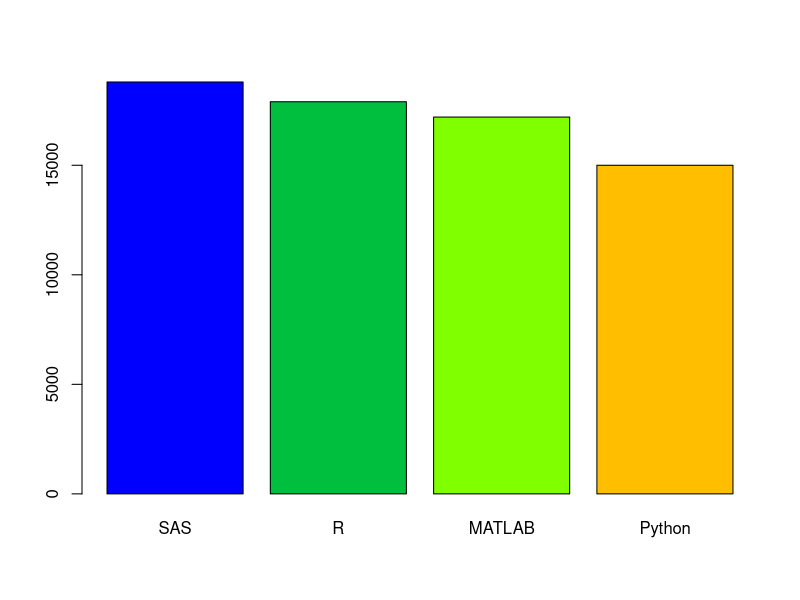
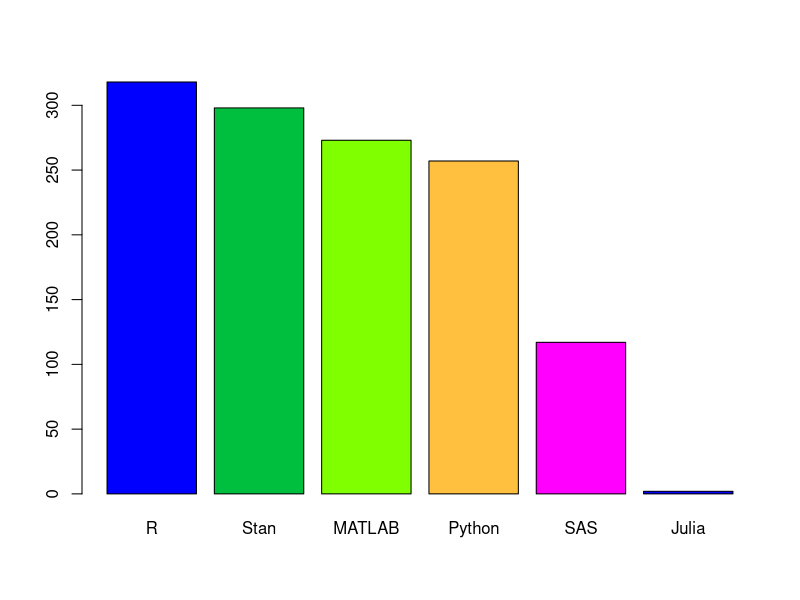

Source code (R) for these figures, in order:
## ---- chunk 1
s = data.frame(lang=c("R", "SAS", "MATLAB", "Python"), results=c(17900, 18800, 17200, 15000))
s = s[order(s$results, decreasing=TRUE), ]
barplot(s$results, names=s$lang, col=colorRampPalette(c("blue", "green", "yellow", "red"))(5))
## ---- chunk 2
a = data.frame(language=c("R", "SAS", "MATLAB", "Python", "Julia", "Stan"), citations=c(318, 117, 273, 257, 2, 298))
a = a[order(a$citations, decreasing=TRUE),]
barplot(a$citations, names=a$lang, col=colorRampPalette(c("blue", "green", "yellow", "magenta"))(5))
